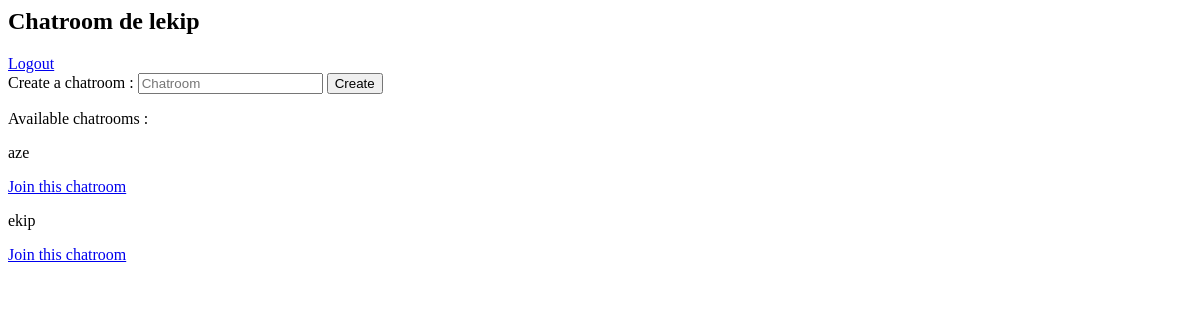
Page / (signed in) on the earlier database version.
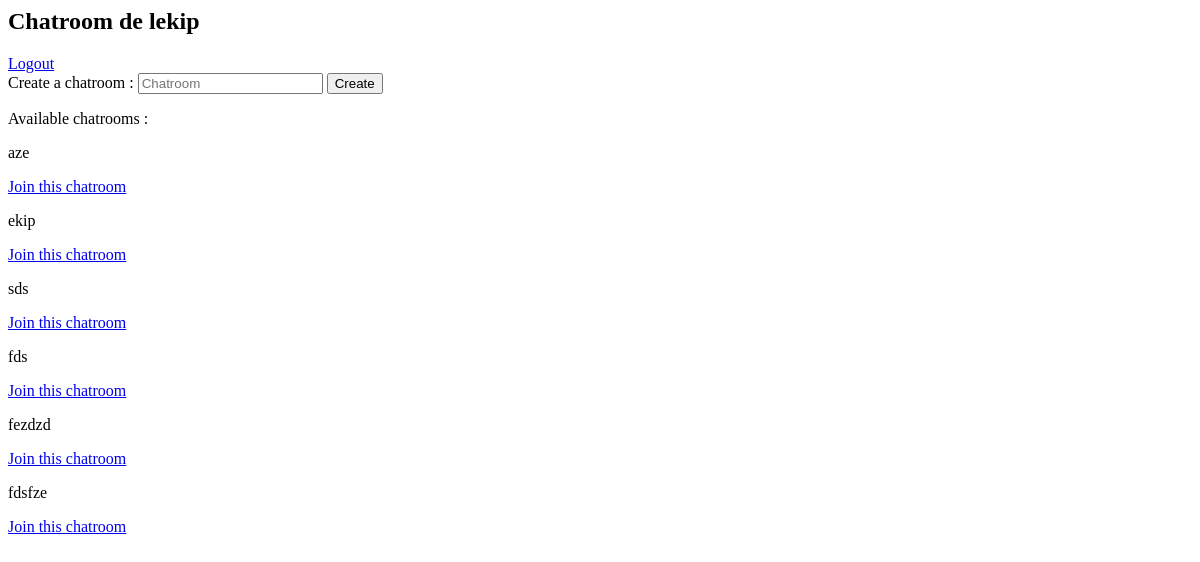
Same page on the later database version.
### chatroom/models.py (models this page shows)
class Room(models.Model):
    roomName=models.CharField(max_length=50)
    def __str__(self):
        return self.roomName

### chatroom/views.py (the view, shortened to what this page needs)
# urls.py: path('',views.home),
@login_required(login_url='login') # l'utilisateur ne peut accéder à home s'il n'est pas connecté
def home(request):
    allRooms=Room.objects.all()
    return render(request,'chatroom/home.html',{'allRooms': allRooms})

### chatroom/templates/chatroom/home.html (shortened to what this page needs)
<h2>Chatroom de lekip</h2>
<a href="{% url 'logout' %}">Logout</a>
<form method="POST" action="">
    <label>Create a chatroom :</label>
    <input type="text" placeholder="Chatroom" name="room-Name">
    <input type="submit" value="Create">
</form>
<p>Available chatrooms : </p>
{% for rooms in allRooms %}
    <p>{{rooms}}</p>
    <p><a href="{% url 'room' rooms.roomName %}">Join this chatroom</a></p>
{% endfor %}

Differences in the rows shown:
added Room: roomName "sds"
added Room: roomName "fds"
added Room: roomName "fezdzd"
added Room: roomName "fdsfze"
